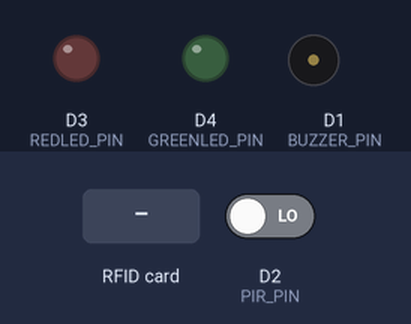
A sketch run on a simulated ESP8266 (NodeMCU). Shown: output pins drawn as LEDs (lit = HIGH), buzzer (waves = sounding). Dashed ring = blinking. Inputs (shaded band) come from the test bench; at power-on: D2 (PIR_PIN) LOW. WiFi joins after 1.5 s; servers stay silent unless stated; the Firebase database answers and starts empty; what the sketch prints to the serial monitor is not drawn.

Above: at 8.4 s.
8.5 s: RFID card 27 5F 1E B2 held to the reader
At 9.6 s:
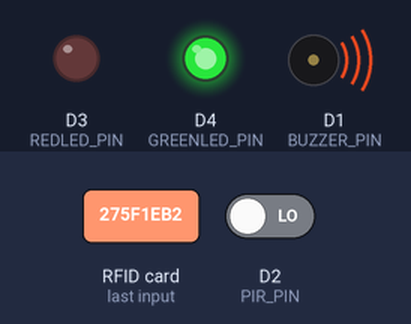
11.5 s: RFID card 5E 7A 19 C4 held to the reader
13.0 s: D2 (PIR_PIN) driven HIGH
At 13.63 s:
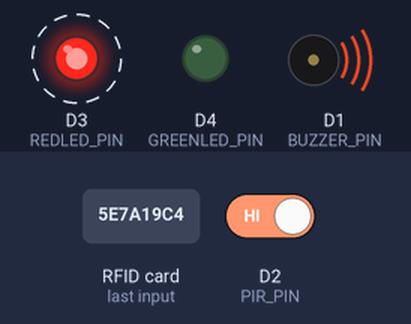
16.0 s: D2 (PIR_PIN) driven LOW
At 16.7 s:
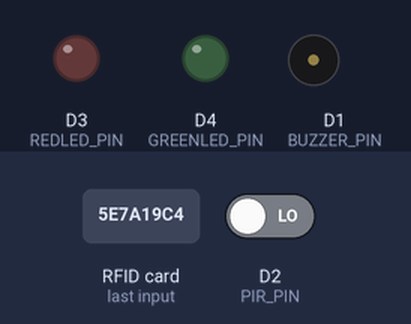
Timing chart, 0 to 18.5 s (numbered marks = the images above; inputs shaded):
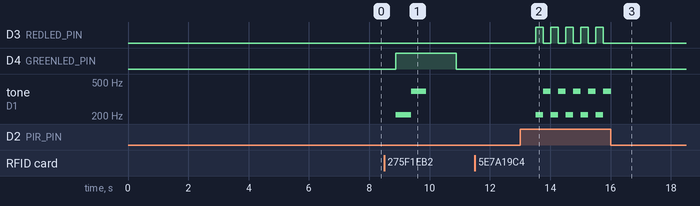

The sketch:

detection_circuit.ino
```cpp
#include <ESP8266WiFi.h>
#include <Firebase_ESP_Client.h>
#include <arduino.h>
#include "addons/TokenHelper.h"
#include "addons/RTDBHelper.h"
#include <SPI.h>
#include <MFRC522.h>

#define RST_PIN D0
#define SDA_PIN D8
#define PIR_PIN D2
#define BUZZER_PIN D1
#define GREENLED_PIN D4
#define REDLED_PIN D3

#define WIFI_SSID "ssid"
#define WIFI_PASSWORD "password"

#define API_KEY "API_KEY"
#define DATABASE_URL "DATABASE_URL"

FirebaseData fbdo;
FirebaseAuth auth;
FirebaseConfig config;

MFRC522 mfrc522(SDA_PIN, RST_PIN);

int count = 0;
int calibrationTime = 5;
int authorizationDuration = 5;
bool val = false;
bool alarm = false;
bool prevVal = false;
bool leaving = false;
bool signupOK = false;
bool authorized = false;
bool enable_alarm = true;
String rfid_data = "";

void leaving_logic();
void non_authorized_logic();
void authorized_logic();
bool get_firebase_bool(String label, bool value);
void set_firebase_bool(String label, bool value);
void countdown(int duration);
void intruder_alarm();
void access_alarm();
bool detect_movement(bool val, bool prevVal);
String read_RFID_data();
void calibrate_PIR();
void setup_firebase();
void setup_wifi();

void setup() {
  pinMode(GREENLED_PIN, OUTPUT);
  pinMode(REDLED_PIN, OUTPUT);
  pinMode(BUZZER_PIN, OUTPUT);
  pinMode(PIR_PIN, INPUT);

  Serial.begin(9600);
  SPI.begin();
  mfrc522.PCD_Init();
  setup_wifi();
  setup_firebase();
  calibrate_PIR();

  Serial.println("Approximate your card to the reader...");
  Serial.println();
}
void loop() {
  if (Firebase.ready() && signupOK){

    val = digitalRead(PIR_PIN);
    prevVal = detect_movement(val, prevVal);
    enable_alarm = get_firebase_bool("enable_alarm", enable_alarm);

    if(val && !authorized){
      intruder_alarm();
    }

    if (!mfrc522.PICC_IsNewCardPresent()) {
      return;
    }
    if (!mfrc522.PICC_ReadCardSerial()) {
      return;
    }
    rfid_data = read_RFID_data();

    if (rfid_data.substring(1) == "27 5F 1E B2")  //change here the UID of the card/cards that you want to give access
    {
      authorized_logic();
    }
    else{
      non_authorized_logic();
    }

    if(leaving){
      leaving_logic();
    }
  }
  delay(500);
}

void setup_wifi(){
  WiFi.begin(WIFI_SSID, WIFI_PASSWORD);
  Serial.print("Connecting to Wi-Fi");
  while (WiFi.status() != WL_CONNECTED){
    Serial.print(".");
    delay(300);
  }
  Serial.println();
  Serial.print("Connected with IP: ");
  Serial.println(WiFi.localIP());
  Serial.println();
}

void setup_firebase(){
  config.api_key = API_KEY;
  config.database_url = DATABASE_URL;

  if (Firebase.signUp(&config, &auth, "", "")){
    Serial.println("Signed up.");
    signupOK = true;
  }
  else{
    Serial.printf("%s\n", config.signer.signupError.message.c_str());
  }
  /* Assign the callback function for the long running token generation task */
  config.token_status_callback = tokenStatusCallback; //see addons/TokenHelper.h

  Firebase.begin(&config, &auth);
  Firebase.reconnectWiFi(true);

  if (Firebase.ready() && signupOK){
    if (Firebase.RTDB.setBool(&fbdo, "authentication", false)) {
      //Serial.println("Ok!");
    }
    else {
      Serial.println("ERROR");
      Serial.println(fbdo.errorReason());
    }

    if (Firebase.RTDB.setBool(&fbdo, "alarm_status", false)) {
      //Serial.println("Ok!");
    }
    else {
      Serial.println("ERROR");
      Serial.println(fbdo.errorReason());
    }

    if (Firebase.RTDB.setBool(&fbdo, "enable_alarm", true)) {
      //Serial.println("Ok!");
    }
    else {
      Serial.println("ERROR");
      Serial.println(fbdo.errorReason());
    }

    if (Firebase.RTDB.setBool(&fbdo, "movement_detection", false)) {
      //Serial.println("Ok!");
    }
    else {
      Serial.println("ERROR");
      Serial.println(fbdo.errorReason());
    }
  }
}

void calibrate_PIR(){
  Serial.print("calibrating PIR sensor ");
  for (int i = 0; i < calibrationTime; i++) {
    Serial.print(".");
    delay(1000);
  }
  Serial.println("PIR sensor calibrated!");
  delay(50);
}

String read_RFID_data(){
  //Serial.println("UID tag :");
  String content = "";
  byte letter;
  for (byte i = 0; i < mfrc522.uid.size; i++) {
    //Serial.print(mfrc522.uid.uidByte[i] < 0x10 ? " 0" : " ");
    //Serial.print(mfrc522.uid.uidByte[i], HEX);
    content.concat(String(mfrc522.uid.uidByte[i] < 0x10 ? " 0" : " "));
    content.concat(String(mfrc522.uid.uidByte[i], HEX));
  }
  //Serial.println();
  Serial.print("Message : ");
  content.toUpperCase();
  return content;
}

bool detect_movement(bool val, bool prevVal){
  if (val != prevVal) {
    if (val) {
      //digitalWrite(GREENLED_PIN, HIGH);
      //Serial.println("Hey I got you!!!");
      set_firebase_bool("movement_detection", val);
    }
    else {
      //digitalWrite(LED_BUILTIN, LOW);
      //Serial.println("All quiet");
      set_firebase_bool("movement_detection", val);
    }
    prevVal = val;
  }
  return prevVal;
}

void access_alarm(){
  digitalWrite(GREENLED_PIN, HIGH);
  tone(BUZZER_PIN, 208);  // Send 208Hz sound signal...
  delay(500);
  tone(BUZZER_PIN, 392);  // Send 392Hz sound signal...
  delay(500);
  noTone(BUZZER_PIN);  // Stop sound...
  delay(1000);         // ...for 1sec
  digitalWrite(GREENLED_PIN, LOW);
}

void intruder_alarm(){
  alarm = true;
  set_firebase_bool("alarm_status", alarm);
  //Serial.println("Intruder detected !!!");
  if(enable_alarm){
    for (int i = 0; i < 5; i++) {
      digitalWrite(REDLED_PIN, HIGH);
      tone(BUZZER_PIN, 208);  // Send 208Hz sound signal...
      delay(250);
      digitalWrite(REDLED_PIN, LOW);
      tone(BUZZER_PIN, 392);  // Send 392Hz sound signal...
      delay(250);
    }
    noTone(BUZZER_PIN);
  }
  delay(1000);
}

void countdown(int duration){
  for (int i = 1; i < duration+1; i++) {
    Serial.print(" ");
    Serial.print(i);
    Serial.print(",");
    delay(1000);
  }
}

void set_firebase_bool(String label, bool value){
  if (Firebase.RTDB.setBool(&fbdo, label, value)) {
    //Serial.println("OK");
    //Serial.println(fbdo.dataPath());
    //Serial.println(fbdo.dataType());
  }
  else {
    Serial.println("ERROR");
    Serial.println(fbdo.errorReason());
  }
}

bool get_firebase_bool(String label, bool value){
  if (Firebase.RTDB.getBool(&fbdo, label)) {
    if (fbdo.dataType() == "boolean") {
      value = fbdo.boolData();
      //Serial.println(value);
    }
  }else {
    Serial.println(fbdo.errorReason());
  }
  return value;
}

void authorized_logic(){
  count++;
  if (!authorized && !leaving) {
    authorized = true;
    alarm = false;
    Serial.println("Authorized access");
    set_firebase_bool("alarm_status", alarm);
    set_firebase_bool("authentication", authorized);
    access_alarm();
  }
  if (authorized && !leaving && !(count%2)) {
    authorized = true;
    alarm = false;
    leaving = true;
    set_firebase_bool("alarm_status", alarm);
    set_firebase_bool("authentication", authorized);
    Serial.println("Leaving!");
    access_alarm();
  }
}

void non_authorized_logic(){
  authorized = false;
  set_firebase_bool("authentication", authorized);
  Serial.println("Unrecognized Access");
}

void leaving_logic(){
  Serial.print("Countdown started...");
  countdown(authorizationDuration);
  authorized = false;
  leaving = false;
  set_firebase_bool("authentication", authorized);
  Serial.println();
  Serial.println("Authorization expired");
}
```

Measured:
- after the input at 8.5 s, D4 (GREENLED_PIN): LOW → HIGH after 0.38 s, → LOW 2.0 s later; tone on D1 (BUZZER_PIN): silent → 208 Hz after 0.38 s, → 392 Hz 0.50 s later, → silent 0.50 s later
- after the input at 11.5 s, every drawn part: stays the same
- after the input at 13.0 s, D3 (REDLED_PIN): alternates HIGH for 0.25 s and LOW for 0.25 s, starting after 0.51 s; tone on D1 (BUZZER_PIN): alternates 392 Hz for 0.25 s and 208 Hz for 0.25 s, starting after 0.51 s
- after the input at 16.0 s, D3 (REDLED_PIN): stops changing and stays LOW; tone on D1 (BUZZER_PIN): goes on until 16.0 s, then stays silent
